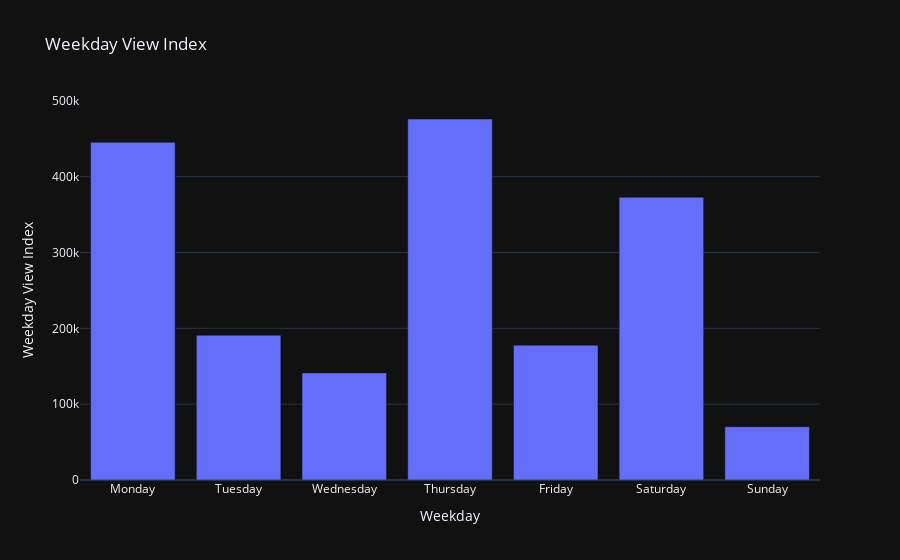

The notebook cell saved with this chart:
### Code cell
import plotly.express as px

#Define the order of weekdays
weekday_order = ["Monday", "Tuesday", "Wednesday", "Thursday", "Friday", "Saturday", "Sunday"]

#Create the figure with a dark mode template
fig_video_index_weekday = px.bar(
    video_index_weekday_data,
    x='Weekday',
    y='Weekday View Index',
    title='Weekday View Index',
    labels={'Weekday View Index': 'Weekday View Index'},
    template='plotly_dark',
)

#Set the order of weekdays on the x-axis
fig_video_index_weekday.update_xaxes(categoryorder='array', categoryarray=weekday_order)

#Show the plot
fig_video_index_weekday.show()

#Define the HTML file path using the relative path to 'Exploratory Analysis Graphs'
html_file_name = 'Weekday_View_Index.html'
html_file_path = os.path.join(cross_posting_dir, html_file_name)

#Save the Plotly figure as an HTML file
fig_video_index_weekday.write_html(html_file_path)

print(f'HTML file saved as {html_file_path}')

### Figure 1 — Plotly figure (JSON) as saved in the notebook; plotly's stock layout.template omitted (floating-point values rounded to 4 significant figures)
{"data": [{"alignmentgroup": "True", "hovertemplate": "Weekday=%{x}<br>Weekday View Index=%{y}<extra></extra>", "legendgroup": "", "marker": {"color": "#636efa", "pattern": {"shape": ""}}, "name": "", "offsetgroup": "", "orientation": "v", "showlegend": false, "textposition": "auto", "type": "bar", "x": ["Friday", "Monday", "Saturday", "Sunday", "Thursday", "Tuesday", "Wednesday"], "xaxis": "x", "y": [177800.0, 445300.0, 372900.0, 70200.0, 476100.0, 190900.0, 141200.0], "yaxis": "y"}], "layout": {"barmode": "relative", "legend": {"tracegroupgap": 0}, "title": {"text": "Weekday View Index"}, "xaxis": {"anchor": "y", "categoryarray": ["Monday", "Tuesday", "Wednesday", "Thursday", "Friday", "Saturday", "Sunday"], "categoryorder": "array", "domain": [0, 1], "title": {"text": "Weekday"}}, "yaxis": {"anchor": "x", "domain": [0, 1], "title": {"text": "Weekday View Index"}}}}
